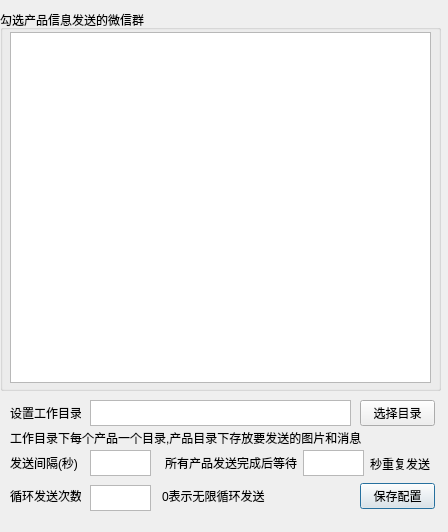
<?xml version="1.0" encoding="UTF-8"?>
<ui version="4.0">
 <class>DlgSender</class>
 <widget class="QDialog" name="DlgSender">
  <property name="geometry">
   <rect>
    <x>0</x>
    <y>0</y>
    <width>448</width>
    <height>532</height>
   </rect>
  </property>
  <property name="windowTitle">
   <string>消息发送设置</string>
  </property>
  <widget class="QPushButton" name="btSave">
   <property name="geometry">
    <rect>
     <x>360</x>
     <y>483</y>
     <width>75</width>
     <height>26</height>
    </rect>
   </property>
   <property name="text">
    <string>保存配置</string>
   </property>
  </widget>
  <widget class="QGroupBox" name="groupBox">
   <property name="geometry">
    <rect>
     <x>0</x>
     <y>10</y>
     <width>441</width>
     <height>381</height>
    </rect>
   </property>
   <property name="title">
    <string>勾选产品信息发送的微信群</string>
   </property>
   <widget class="QTreeWidget" name="treeWidget">
    <property name="geometry">
     <rect>
      <x>10</x>
      <y>22</y>
      <width>421</width>
      <height>351</height>
     </rect>
    </property>
    <attribute name="headerVisible">
     <bool>false</bool>
    </attribute>
    <column>
     <property name="text">
      <string notr="true">1</string>
     </property>
    </column>
   </widget>
  </widget>
  <widget class="QTextEdit" name="txtWorkdir">
   <property name="geometry">
    <rect>
     <x>90</x>
     <y>400</y>
     <width>261</width>
     <height>26</height>
    </rect>
   </property>
   <property name="inputMethodHints">
    <set>Qt::ImhNone</set>
   </property>
  </widget>
  <widget class="QPushButton" name="btBrowser">
   <property name="geometry">
    <rect>
     <x>360</x>
     <y>400</y>
     <width>75</width>
     <height>26</height>
    </rect>
   </property>
   <property name="text">
    <string>选择目录</string>
   </property>
  </widget>
  <widget class="QLabel" name="label">
   <property name="geometry">
    <rect>
     <x>10</x>
     <y>402</y>
     <width>71</width>
     <height>21</height>
    </rect>
   </property>
   <property name="text">
    <string>设置工作目录</string>
   </property>
  </widget>
  <widget class="QLabel" name="label_2">
   <property name="geometry">
    <rect>
     <x>10</x>
     <y>430</y>
     <width>401</width>
     <height>16</height>
    </rect>
   </property>
   <property name="text">
    <string>工作目录下每个产品一个目录,产品目录下存放要发送的图片和消息</string>
   </property>
  </widget>
  <widget class="QTextEdit" name="txtSndLag">
   <property name="geometry">
    <rect>
     <x>90</x>
     <y>450</y>
     <width>61</width>
     <height>26</height>
    </rect>
   </property>
   <property name="inputMethodHints">
    <set>Qt::ImhDigitsOnly</set>
   </property>
  </widget>
  <widget class="QLabel" name="label_3">
   <property name="geometry">
    <rect>
     <x>10</x>
     <y>452</y>
     <width>71</width>
     <height>21</height>
    </rect>
   </property>
   <property name="text">
    <string>发送间隔(秒)</string>
   </property>
  </widget>
  <widget class="QLabel" name="label_5">
   <property name="geometry">
    <rect>
     <x>10</x>
     <y>485</y>
     <width>71</width>
     <height>21</height>
    </rect>
   </property>
   <property name="text">
    <string>循环发送次数</string>
   </property>
  </widget>
  <widget class="QTextEdit" name="txtSndCnt">
   <property name="geometry">
    <rect>
     <x>90</x>
     <y>485</y>
     <width>61</width>
     <height>26</height>
    </rect>
   </property>
   <property name="inputMethodHints">
    <set>Qt::ImhDigitsOnly</set>
   </property>
  </widget>
  <widget class="QLabel" name="label_6">
   <property name="geometry">
    <rect>
     <x>370</x>
     <y>456</y>
     <width>61</width>
     <height>16</height>
    </rect>
   </property>
   <property name="text">
    <string>秒重复发送</string>
   </property>
  </widget>
  <widget class="QLabel" name="label_7">
   <property name="geometry">
    <rect>
     <x>165</x>
     <y>452</y>
     <width>141</width>
     <height>21</height>
    </rect>
   </property>
   <property name="text">
    <string>所有产品发送完成后等待</string>
   </property>
  </widget>
  <widget class="QTextEdit" name="txtSndLagT">
   <property name="geometry">
    <rect>
     <x>303</x>
     <y>450</y>
     <width>61</width>
     <height>26</height>
    </rect>
   </property>
   <property name="inputMethodHints">
    <set>Qt::ImhDigitsOnly</set>
   </property>
  </widget>
  <widget class="QLabel" name="label_8">
   <property name="geometry">
    <rect>
     <x>162</x>
     <y>485</y>
     <width>111</width>
     <height>21</height>
    </rect>
   </property>
   <property name="text">
    <string>0表示无限循环发送</string>
   </property>
  </widget>
 </widget>
 <resources/>
 <connections/>
</ui>
